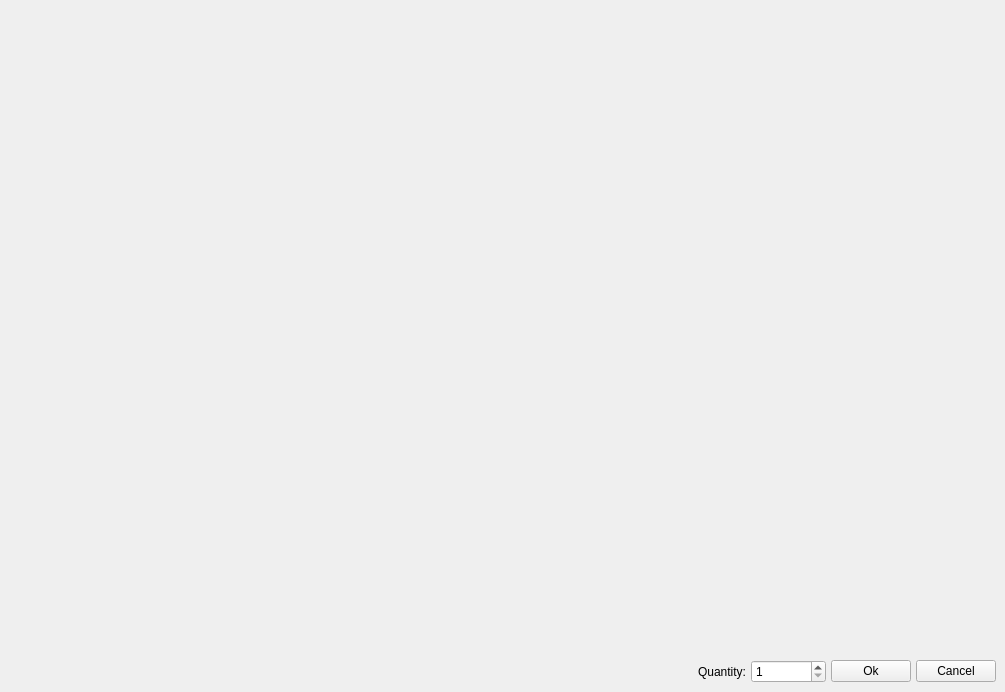
<?xml version="1.0" encoding="UTF-8"?>
<ui version="4.0">
 <class>uiHardwareSelector</class>
 <widget class="QWidget" name="uiHardwareSelector">
  <property name="windowModality">
   <enum>Qt::ApplicationModal</enum>
  </property>
  <property name="geometry">
   <rect>
    <x>0</x>
    <y>0</y>
    <width>1005</width>
    <height>692</height>
   </rect>
  </property>
  <property name="windowTitle">
   <string>uiHardwareSelector</string>
  </property>
  <layout class="QVBoxLayout" name="verticalLayout_2">
   <property name="spacing">
    <number>5</number>
   </property>
   <property name="sizeConstraint">
    <enum>QLayout::SetDefaultConstraint</enum>
   </property>
   <property name="leftMargin">
    <number>9</number>
   </property>
   <property name="topMargin">
    <number>9</number>
   </property>
   <property name="rightMargin">
    <number>9</number>
   </property>
   <property name="bottomMargin">
    <number>9</number>
   </property>
   <item>
    <widget class="QWidget" name="uiArchiveView" native="true">
     <property name="sizePolicy">
      <sizepolicy hsizetype="Expanding" vsizetype="Expanding">
       <horstretch>0</horstretch>
       <verstretch>0</verstretch>
      </sizepolicy>
     </property>
     <layout class="QHBoxLayout" name="horizontalLayout_3">
      <property name="leftMargin">
       <number>0</number>
      </property>
      <property name="topMargin">
       <number>0</number>
      </property>
      <property name="rightMargin">
       <number>0</number>
      </property>
      <property name="bottomMargin">
       <number>0</number>
      </property>
     </layout>
    </widget>
   </item>
   <item>
    <layout class="QHBoxLayout" name="horizontalLayout">
     <item>
      <spacer name="horizontalSpacer">
       <property name="orientation">
        <enum>Qt::Horizontal</enum>
       </property>
       <property name="sizeHint" stdset="0">
        <size>
         <width>40</width>
         <height>20</height>
        </size>
       </property>
      </spacer>
     </item>
     <item>
      <widget class="QLabel" name="label">
       <property name="text">
        <string>Quantity:</string>
       </property>
       <property name="alignment">
        <set>Qt::AlignCenter</set>
       </property>
      </widget>
     </item>
     <item>
      <widget class="QSpinBox" name="uiQuantity">
       <property name="sizePolicy">
        <sizepolicy hsizetype="Preferred" vsizetype="Fixed">
         <horstretch>0</horstretch>
         <verstretch>0</verstretch>
        </sizepolicy>
       </property>
       <property name="minimumSize">
        <size>
         <width>75</width>
         <height>0</height>
        </size>
       </property>
       <property name="minimum">
        <number>1</number>
       </property>
      </widget>
     </item>
     <item>
      <widget class="QPushButton" name="uiOkBtn">
       <property name="text">
        <string>Ok</string>
       </property>
      </widget>
     </item>
     <item>
      <widget class="QPushButton" name="uiCancelBtn">
       <property name="text">
        <string>Cancel</string>
       </property>
      </widget>
     </item>
    </layout>
   </item>
  </layout>
 </widget>
 <resources/>
 <connections/>
</ui>
